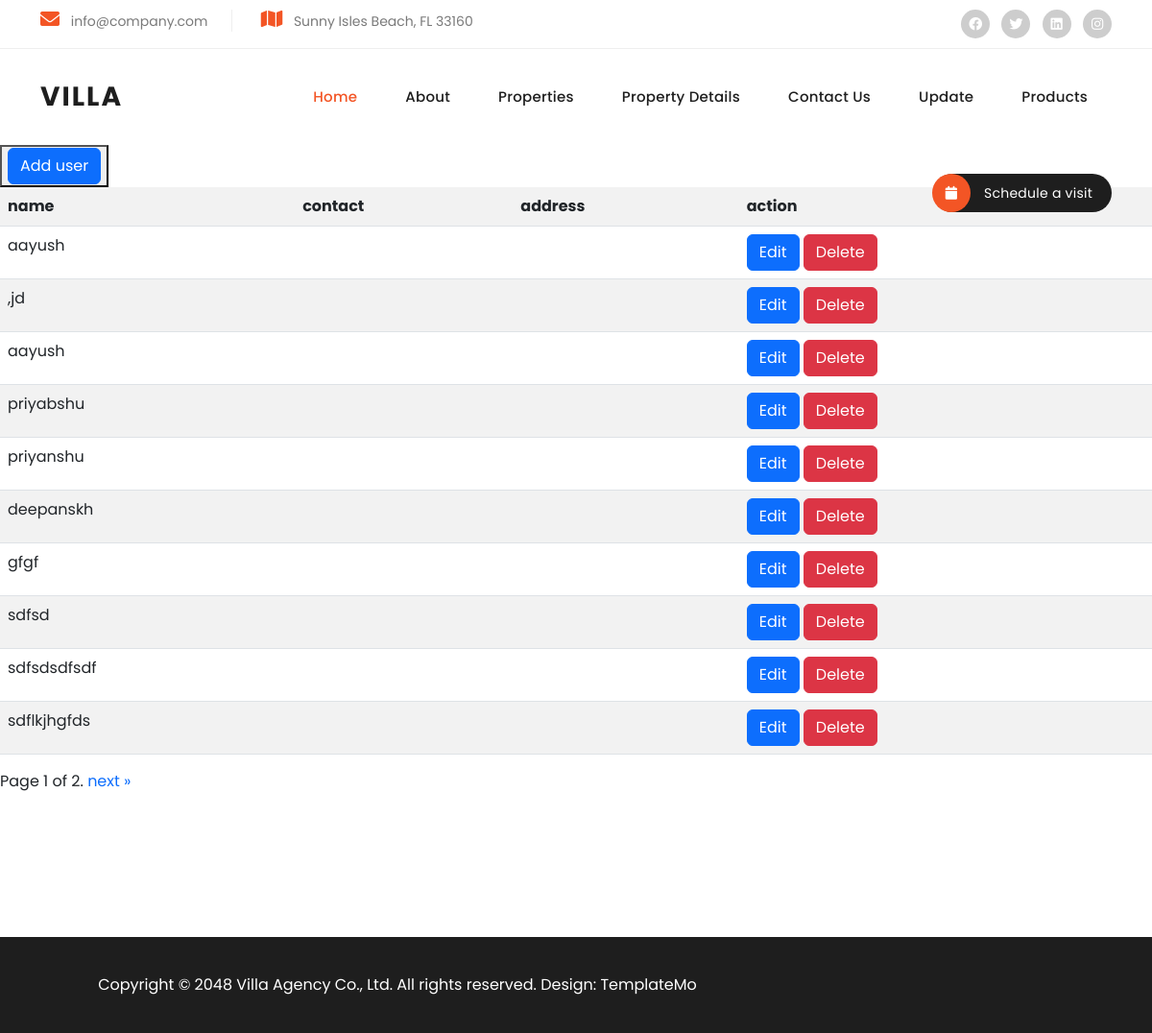
/webapp/read_model/, run on the app's committed database.
### WebApp/models.py (models this page shows, shortened)
class UserModel(models.Model):
    name=models.CharField(max_length=20)
    contact=models.CharField(max_length=10)
    entry_time=models.DateTimeField(default=datetime.datetime.now())

### WebApp/views.py (the view)
# urls.py: path('read_model/',read_model_data,name='read_model'),
def read_model_data(request,page_no=1):
    data=UserModel.objects.all()
    paginator=Paginator(data,10)
    page_obj=paginator.page(page_no)
    return render(request,'read_model_data.html',{'page_obj':page_obj})

### WebApp/templates/read_model_data.html (shortened to what this page needs)
{% include 'header.html' %}
<button ><a class="btn btn-primary" href="{% url 'insert_data' %}"> Add user</a></button>
<table width="20%" height="50px" align="center" class="table table-striped">
    <tr>
        <th>name</th>
        <th>contact</th>
        <th>address</th>
        <th>action</th>
    </tr>
 {% for i in page_obj %}
 <tr>
    <td>{{i.name}}</td>
    <td>{{i.Contact}}</td>
    <td>{{i.address}}</td>
    <td><span><a href="{%url 'update' i.id %}" class="btn btn-primary"> Edit</a></span>
        <span><a href="{%url 'delete' i.id %}" class="btn btn-danger"> Delete</a></span>
    </td>
 </tr>
{% endfor %}
</table>
 <div class="pagination">
    <span class="step-links">
        <span class="current">
            Page {{page_obj.number}} of {{page_obj.paginator.num_pages}}.
        </span>
        {% if page_obj.has_next %}
        <a href="{{page_obj.next_page_number}}">next</a>
        <a href="{{page_obj.paginator.num_pages}}">&raquo;</a>
        {% endif %}
    </span>
 </div>
{% include "footer.html" %}

### WebApp/static/css/templatemo-villa-agency.css (style rules this page uses)
html, body, div, span, applet, object, iframe, h1, h2, h3, h4, h5, h6, p, blockquote, div pre, a, abbr, acronym, address, big, cite, code, del, dfn, em, font, img, ins, kbd, q, s, samp, small, strike, strong, sub, sup, tt, var, b, u, i, center, dl, dt, dd, ol, ul, li, figure, header, nav, section, article, aside, footer, figcaption { margin: 0; padding: 0; border: 0; outline: 0; }
* { box-sizing: border-box; }
html, body { font-family: 'Poppins', sans-serif; -ms-text-size-adjust: 100%; -webkit-font-smoothing: antialiased; -moz-osx-font-smoothing: grayscale; }
a { text-decoration: none !important; }
html, body { font-family: 'Poppins', sans-serif; }
body { overflow-x: hidden; }

### data on the page
UserModel: name "aayush"
UserModel: name ",jd"
UserModel: name "aayush"
UserModel: name "priyabshu"
UserModel: name "priyanshu"
UserModel: name "deepanskh"
UserModel: name "gfgf"
UserModel: name "sdfsd"
UserModel: name "sdfsdsdfsdf"
UserModel: name "sdflkjhgfds"

### other printed values
{{ page_obj.number }} "1"
{{ page_obj.paginator.num_pages }} "2"
